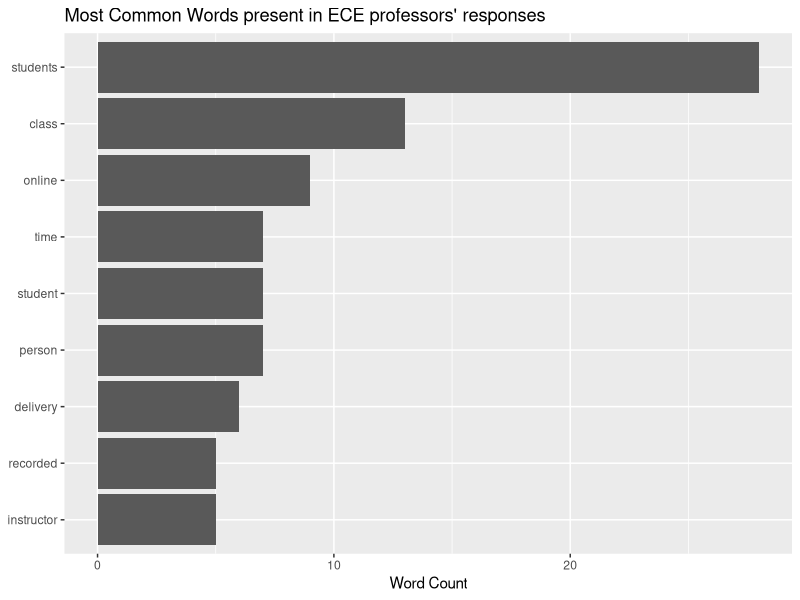

Write the R code that produced this figure.
library(tidyverse)
library(dplyr)
library(ggplot2)
library(readr)

setwd("F:/Desk/Winter2021/WT-CivilWebsite/Report")
path <- getwd()

ECE_WC <- read_csv("ECE_DA_WC.csv")
colnames(ECE_WC) <- c("index", "word", "word_count", "PER")
ECE_WC <- ECE_WC %>% mutate(word = reorder(word, word_count))
ECE_WC_Plot <- ECE_WC %>% filter(word_count >= 5)

G_ECE <- ECE_WC_Plot %>% 
      ggplot(aes(word_count, word)) +
      geom_col() +
      labs(y = NULL) + 
      ggtitle("Most Common Words present in ECE professors' responses") +
      xlab("Word Count")
G_ECE
